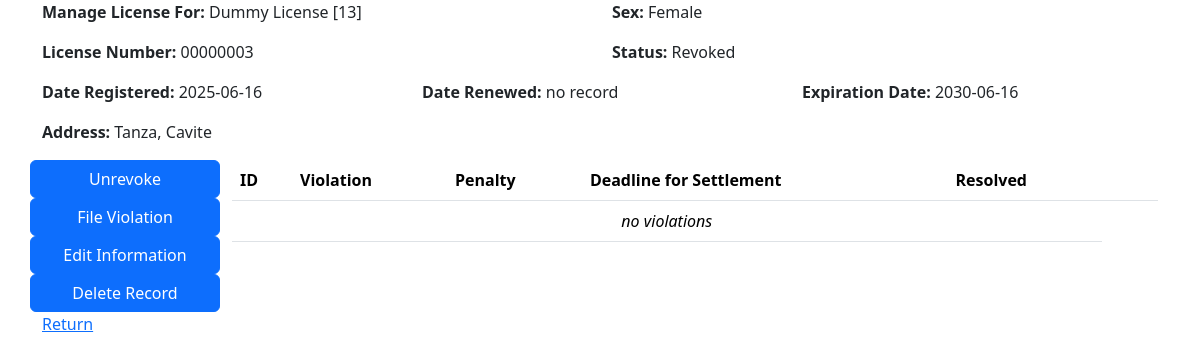
/license-actions.php?serial-number=13, run on the app's committed database.
### tables this page shows
CREATE TABLE `tblicense` (
  `serialNumber` int(11) NOT NULL,
  `name` varchar(100) NOT NULL,
  `sex` enum('Male','Female') NOT NULL,
  `address` varchar(100) NOT NULL,
  `licenseNumber` varchar(8) NOT NULL,
  `dateRegistered` date NOT NULL DEFAULT current_timestamp(),
  `dateRenewed` date DEFAULT NULL,
  `expirationDate` date NOT NULL,
  `status` enum('Valid','Expired','Suspended','Revoked') NOT NULL DEFAULT 'Valid'
);

### license-actions.php (the view, shortened to what this page needs)
<?php
include '_functions.php';
if (!isset($_GET['serial-number'])) {
    header('Location: admin-db.php');
} else {
    if ($_GET['serial-number'] == '') {
        header('Location: admin-db.php');
    } else {
        $check = checkRegisteredLicense($_GET['serial-number']);
        if ($check !=  true)  {
            header('Location: admin-db.php');
        } else {
            $driverinfo = getLicenseInfo($_GET['serial-number']);
            $serialnum = $driverinfo[0]['serialNumber'];
            $drivername = $driverinfo[0]['name'];
            $sex = $driverinfo[0]['sex'];
            $driveraddress = $driverinfo[0]['address'];
            $licensenum = $driverinfo[0]['licenseNumber'];
            $dateregistered = $driverinfo[0]['dateRegistered'];
            $daterenewed = $driverinfo[0]['dateRenewed'] == null ? 'no record' : $driverinfo[0]['dateRenewed'];
            $expirationdate = $driverinfo[0]['expirationDate'];
            $status = $driverinfo[0]['status'];
        }
    }
}
?>
<!DOCTYPE html>
<html lang="en">
<head>
    <link rel="stylesheet" href="https://cdn.jsdelivr.net/npm/bootstrap@5.3.6/dist/css/bootstrap.min.css">
</head>
<body>
    <div class="container">
        <div class="row">
            <div class="col">
                <p><b>Manage License For:</b> <?php echo $drivername; echo " [" . $serialnum . "]"?></p>
            </div>
            <div class="col">
                <p><b>Sex:</b> <?php echo $sex?></p>
            </div>
        </div>
        <div class="row">
            <div class="col">
                <p><b>License Number:</b> <?php echo $licensenum?></p>
            </div>
            <div class="col">
                <p><b>Status:</b> <?php echo $status?></p>
            </div>
        </div>
        <div class="row">
            <div class="col">
                <p><b>Date Registered:</b> <?php echo $dateregistered?></p>
            </div>
            <div class="col">
                <p><b>Date Renewed:</b> <?php echo $daterenewed?></p>
            </div>
            <div class="col">
                <p><b>Expiration Date:</b> <?php echo $expirationdate?></p>
            </div>
        </div>
        <div class="row">
            <div class="col">
                <p><b>Address:</b> <?php echo $driveraddress?></p>
            </div>
        </div>
        <div class="row">
            <div class="col">
            <?php
            if ($status == 'Revoked') {
                echo "
            <div class='row'>
                <button class='btn btn-primary' data-bs-toggle='modal' data-bs-target='#unrevokeModal'>Unrevoke</button>
            </div>
                ";
            }
            ?>
            <div class="row">
                <button class="btn btn-primary" data-bs-toggle="modal" data-bs-target="#fileViolationModal">File Violation</button>
            </div>
            <div class="row">
                <button class="btn btn-primary" data-bs-toggle="modal" data-bs-target="#editInformationModal">Edit Information</button>
            </div>
            <div class="row">
                <button class="btn btn-primary" data-bs-toggle="modal" data-bs-target="#deleteLicenseRecordModal">Delete Record</button>
            </div>
            </div>
            <div class="col-10">
                <table class="table">
                    <tr>
                        <th>ID</th>
                        <th>Violation</th>
                        <th>Penalty</th>
                        <th>Deadline for Settlement</th>
                        <th>Resolved</th>
                        <th></th>
                        <th></th>
                    </tr>
                </table>
            </div>
        </div>
        <a href="admin-db.php">Return</a>
    </div>
</body>
</html>

### data on the page
tblicense: name "Dummy License", serialNumber "13", sex "Female", licenseNumber "00000003", status "Revoked", dateRegistered "2025-06-16", dateRenewed "no record", expirationDate "2030-06-16", address "Tanza, Cavite"
